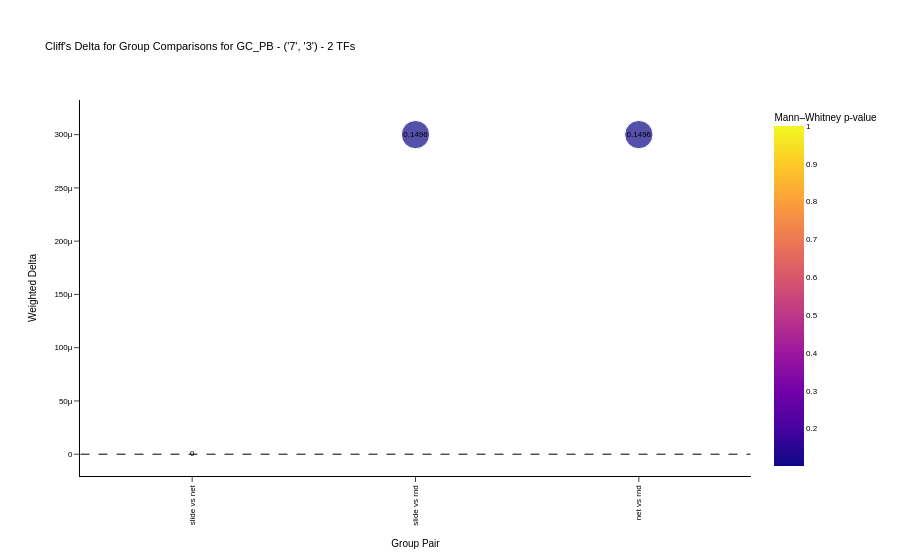

Notebook cell for this chart:
### Code cell
import plotly.express as px

summary['Group Pair'] = summary['Group A'] + ' vs ' + summary['Group B']
summary["Cliff Size"] = (summary["Cliff's delta"].abs() * 100).round(1)
# Create a scatter plot using Plotly
fig = px.scatter(
    summary,
    x="Group Pair",
    y="Weighted delta",
    size="Cliff Size",
    color="Mann–Whitney p",
    text="Cliff's delta",
    title=f"Cliff's Delta for Group Comparisons for {experiment} - {cluster_fusion} - {order_of_combination} TFs",
    labels={
        "Cliff Size": "Cliff's Δ × 100",
        "Weighted delta": "Weighted Δ",
        "Mann–Whitney p": "Mann–Whitney p-value"
    }
)

# Add a dashed black line at x=0
fig.add_shape(
    type="line",
    x0=-0.5,  # Adjust to align with the x-axis
    x1=2.5,   # Adjust to align with the x-axis
    y0=0,
    y1=0,
    line=dict(color="black", width=1, dash="dash",),
    xref="x",
    yref="y"
)
# Update layout for better visualization
fig.update_layout(
    xaxis_title="Group Pair",
    yaxis_title="Weighted Delta",
    xaxis_tickangle=-90,
    font=dict(family="Arial", size=8, color="black"),
    plot_bgcolor="rgba(0,0,0,0)",
    paper_bgcolor="rgba(0,0,0,0)",
    xaxis=dict(showgrid=False, showline=True, linecolor='black', ticks='outside', showticklabels=True),
    yaxis=dict(showgrid=False, showline=True, linecolor='black', ticks='outside', showticklabels=True)
)

# Show the plot
fig.show()
fig.write_image(f"{out_path}/figures/Cliffs_Delta_{order_of_combination}_TFs_{cluster_fusion}_{experiment}.svg", format='svg')

### Figure 1 — Plotly figure (JSON) as saved in the notebook; plotly's stock layout.template omitted (floating-point values rounded to 4 significant figures)
{"data": [{"hovertemplate": "Group Pair=%{x}<br>Weighted Δ=%{y}<br>Cliff's Δ × 100=%{marker.size}<br>Cliff's delta=%{text}<br>Mann–Whitney p-value=%{marker.color}<extra></extra>", "legendgroup": "", "marker": {"color": [1, 0.1009, 0.1009], "coloraxis": "coloraxis", "size": [0, 15, 15], "sizemode": "area", "sizeref": 0.0375, "symbol": "circle"}, "mode": "markers+text", "name": "", "orientation": "v", "showlegend": false, "text": [0, 0.1496, 0.1496], "type": "scatter", "x": ["slide vs net", "slide vs rnd", "net vs rnd"], "xaxis": "x", "y": [0, 0.0003, 0.0003], "yaxis": "y"}], "layout": {"coloraxis": {"colorbar": {"title": {"text": "Mann–Whitney p-value"}}, "colorscale": [[0, "#0d0887"], [0.1111, "#46039f"], [0.2222, "#7201a8"], [0.3333, "#9c179e"], [0.4444, "#bd3786"], [0.5556, "#d8576b"], [0.6667, "#ed7953"], [0.7778, "#fb9f3a"], [0.8889, "#fdca26"], [1, "#f0f921"]]}, "font": {"color": "black", "family": "Arial", "size": 8}, "legend": {"itemsizing": "constant", "tracegroupgap": 0}, "paper_bgcolor": "rgba(0,0,0,0)", "plot_bgcolor": "rgba(0,0,0,0)", "shapes": [{"line": {"color": "black", "dash": "dash", "width": 1}, "type": "line", "x0": -0.5, "x1": 2.5, "xref": "x", "y0": 0, "y1": 0, "yref": "y"}], "title": {"text": "Cliff's Delta for Group Comparisons for GC_PB - ('7', '3') - 2 TFs"}, "xaxis": {"anchor": "y", "domain": [0, 1], "linecolor": "black", "showgrid": false, "showline": true, "showticklabels": true, "tickangle": -90, "ticks": "outside", "title": {"text": "Group Pair"}}, "yaxis": {"anchor": "x", "domain": [0, 1], "linecolor": "black", "showgrid": false, "showline": true, "showticklabels": true, "ticks": "outside", "title": {"text": "Weighted Delta"}}}}
